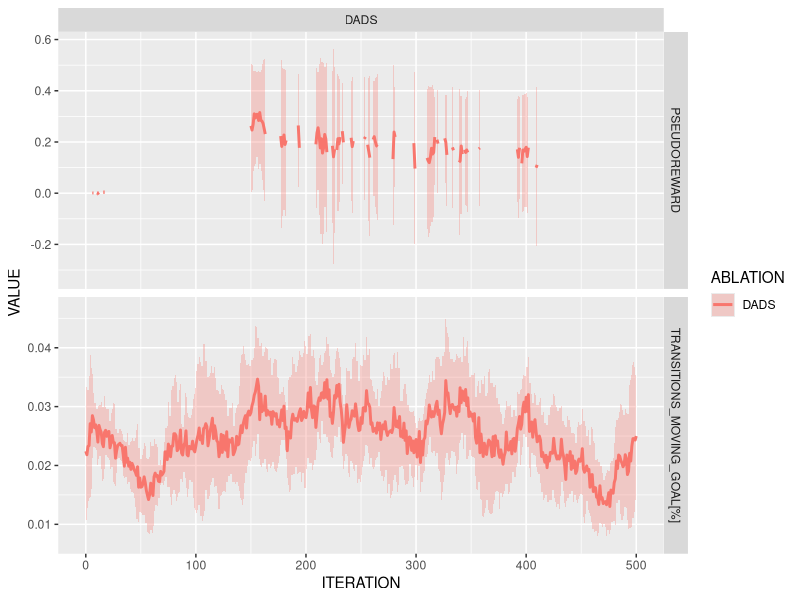
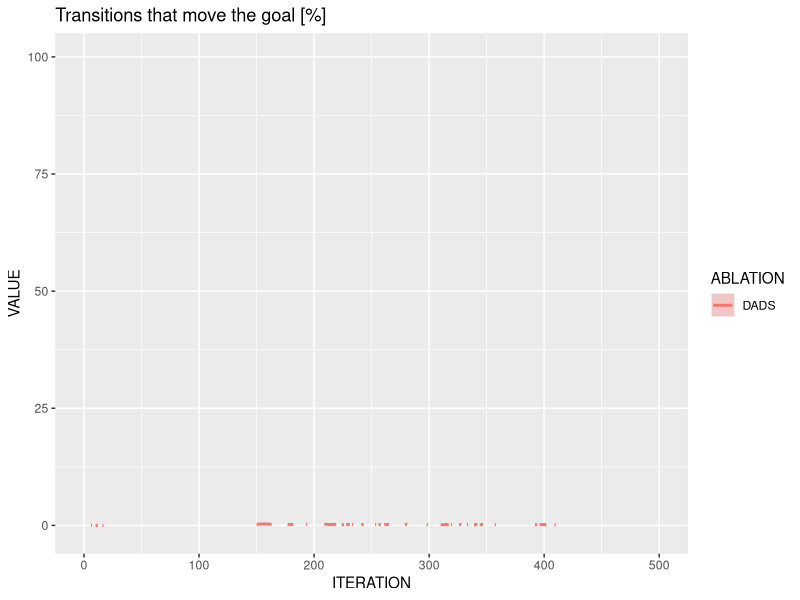

The R source for these figures, in order:
library(data.table)
library(ggplot2)
library(tidyr)
# svg aspect: 500px times 350px

setwd("/tomasruiz/code/thesis/dads/")
results <- fread("plot-results/dads-push/movement-cmp.csv")

name <- function(goalSpace, resampling) {
    if (!goalSpace && !resampling)
        return("DADS")
    if (goalSpace && resampling)
        return("G-DADS")
    if (goalSpace)
        return("Control Goal Space")
    return("Resampling Scheme")
}
results[["ABLATION"]] <- mapply(name, results$CONTROL_GOAL_SPACE, results$USE_RESAMPLING)
trStr <- "TRANSITIONS_MOVING_GOAL[%]"

means <- results[, .(VALUE = mean(VALUE), SD = sd(VALUE)),
                 by=.(ITERATION, ABLATION, MEASUREMENT)]

dadsReachResults <- function() {
    color <- "blue"
    taskcompletion <- means[ABLATION == "DADS" & MEASUREMENT == "IS_SUCCESS"]
    taskcompletion <- taskcompletion[, .(ITERATION, COMPLETION=100*VALUE, SD=100*SD)]
    plotAvgTaskCompletion(DT = taskcompletion)
    print(mean(taskcompletion$COMPLETION))

    intRew <- means[ABLATION == "DADS" & MEASUREMENT == "PSEUDOREWARD"]
    intRew <- intRew[, .(ITERATION, PSEUDOREWARD=VALUE, SD)]
    plotIntrinsicReward(DT = intRew, color = color)
    print(mean(intRew$PSEUDOREWARD))
}

plotIntrinsicReward <- function(DT, color = "blue") {
    ggplot(DT, aes(x = ITERATION, y = PSEUDOREWARD)) +
        geom_line(size = 1, color = color) +
        geom_ribbon(aes(ymax = PSEUDOREWARD + SD, ymin = PSEUDOREWARD - SD), fill = color, alpha = 0.3, color = NA) +
        ggtitle("Intrinsic Reward")
}

plotAvgTaskCompletion <- function(DT, color = "blue") {
    ggplot(DT, aes(x = ITERATION, y = COMPLETION)) +
        geom_line(size = 1, color = color) +
        geom_ribbon(aes(ymax = COMPLETION + SD, ymin = COMPLETION - SD), fill = color, alpha = 0.3, color = NA) +
        ggtitle("Average Task Completion [%]") +
        ylim(0, 100)
}

dadsPushDiagnostic <- function() {
    color <- "brown"
    diagnostic <- means[ABLATION == "DADS" & MEASUREMENT == trStr & ITERATION < 1500]
    diagnostic <- diagnostic[, .(ITERATION, PERCENTAGE=100*VALUE, SD)]
    ggplot(diagnostic, aes(x = ITERATION, y = PERCENTAGE)) +
        geom_line(size = 1, color = color) +
        geom_ribbon(aes(ymax = PERCENTAGE + SD, ymin = PERCENTAGE - SD), fill = color, alpha = 0.3, color = NA) +
        ylim(0, 100) +
        ggtitle("Transitions with changing G")
}


plotData <- means[ABLATION == "DADS" & MEASUREMENT %in% c("PSEUDOREWARD", trStr)]
ggplot(plotData, aes(x = ITERATION, y = VALUE, color = ABLATION)) +
    facet_grid(MEASUREMENT ~ ABLATION, scales = "free") +
    geom_line(size = 1) +
    geom_ribbon(aes(ymax = VALUE + SD, ymin = VALUE - SD, fill = ABLATION),
                alpha = 0.3, color = NA)

transData <- means[MEASUREMENT == "PSEUDOREWARD"]
ggplot(transData, aes(x = ITERATION, y = VALUE, color = ABLATION)) +
    geom_line(size = 1) +
    geom_ribbon(aes(ymax = VALUE + SD, ymin = VALUE - SD, fill = ABLATION),
                alpha = 0.3, color = NA) + ggtitle("Transitions that move the goal [%]") +
    ylim(-1, 100)

pushComparePredictionErrorToIntrinsicReward <- function(){
    errorData <- results[MEASUREMENT %like% "DYN_L2_ERROR" |
                             MEASUREMENT %like% "PSEUDOREWARD_" & ABLATION == "DADS"]
    errorData[MEASUREMENT %like% "NONMOVING", `Transition Type` := "static"]
    errorData[!(MEASUREMENT %like% "NONMOVING"), `Transition Type` := "moving"]
    errorData[MEASUREMENT %like% "DYN_L2_ERROR", METRIC := "Dynamics Prediction Error"]
    errorData[!(MEASUREMENT %like% "DYN_L2_ERROR"), METRIC := "Intrinsic Reward"]
    errorData$METRIC <- factor(errorData$METRIC, levels = c("Dynamics Prediction Error", "Intrinsic Reward"))
    errorData <- errorData[, .(ITERATION, SEED, VALUE, `Transition Type`, METRIC)]
    ggplot(errorData, aes(x = ITERATION, y = VALUE, color = `Transition Type`)) +
        facet_wrap(vars(METRIC), scales = "free") +
        ylab("") +
        geom_point(size = 1, alpha = 0.6) +
        ggtitle("Avoidance of unpredictable Transitions")
}
